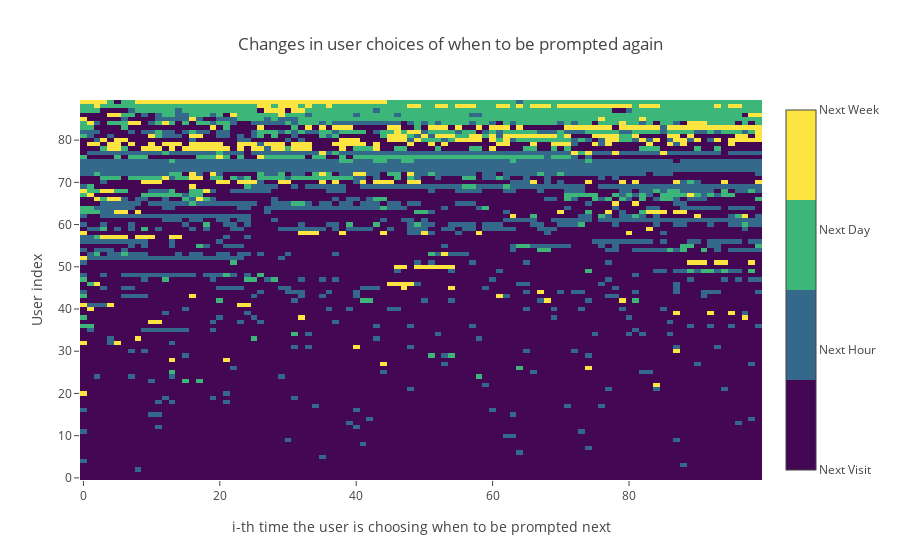

Notebook source saved alongside this figure:
### Code cell
plot_heatmap_asknext_time_by_installs(100)

### Figure 1 — Plotly figure (JSON) as saved in the notebook; plotly's stock layout.template omitted (floating-point values rounded to 4 significant figures; data arrays with more than 128 entries replaced by an {"elided": "..."} marker saying what was removed)
{"data": [{"colorbar": {"tickmode": "array", "ticktext": ["Next Visit", "Next Hour", "Next Day", "Next Week"], "tickvals": [0, 1, 2, 3]}, "colorscale": [[0, "rgb(67, 7, 83)"], [0.25, "rgb(67, 7, 83)"], [0.25, "rgb(52, 105, 139)"], [0.5, "rgb(52, 105, 139)"], [0.5, "rgb(61, 182, 122)"], [0.75, "rgb(61, 182, 122)"], [0.75, "rgb(252, 229, 64)"], [1, "rgb(252, 229, 64)"]], "showscale": true, "type": "heatmap", "uid": "140bf360-239d-4182-8e1a-ec82fad69030", "z": {"elided": "90x100 int values"}}], "layout": {"title": {"text": "Changes in user choices of when to be prompted again"}, "xaxis": {"title": {"text": "i-th time the user is choosing when to be prompted next"}}, "yaxis": {"title": {"text": "User index"}}}}
